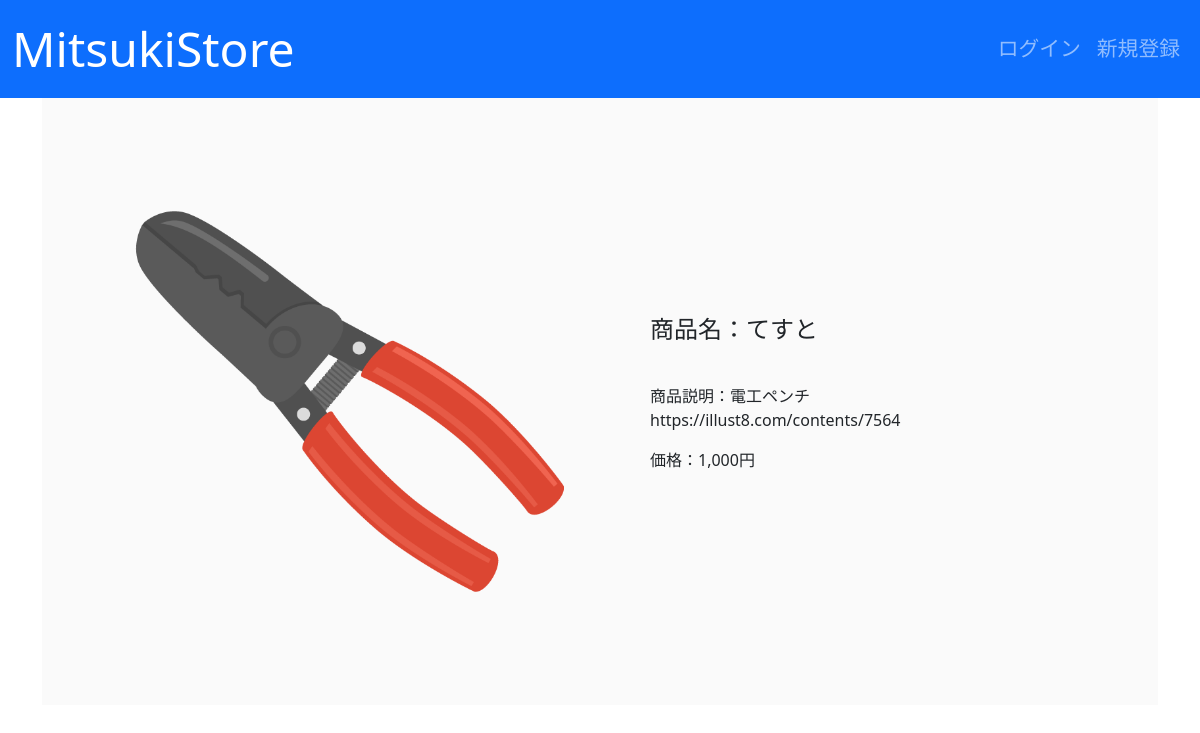
Screenshot of /product_detail/29/ with the database file from the repository.
### store_main/models.py (models this page shows, shortened)
class Product(models.Model):
    name = models.CharField(verbose_name='商品名', max_length=128)
    description = models.TextField(verbose_name='商品説明', max_length=5000,
                                   blank=True, default='')
    price = models.PositiveIntegerField(verbose_name='価格', blank=True,
                                        default=0)
    amount = models.PositiveIntegerField(verbose_name='在庫数', blank=True,
                                         default=0)
    image = models.ImageField(verbose_name='商品画像', upload_to='product', )
    code = models.CharField(verbose_name='商品コード', max_length=128, )

### main/views.py (the view, shortened to what this page needs)
# urls.py: path('product_detail/<int:product_id>/', views.product_detail,
def product_detail(request, product_id):
    product = get_object_or_404(Product, pk=product_id)
    add_cart_form = AddToCartForm()
    context = {
        'product': product,
        'add_cart_form': add_cart_form,
    }
    return render(request, template_name='main/product_detail.html',
                  context=context)

### main/templates/main/product_detail.html (shortened to what this page needs)
{% extends 'base.html' %}
{% load humanize %}
{% block content %}
<section class="wrapper">
    <div class="container">
        <div class="content">
            <div class="content-item">
                <img src="{{ product.image.url }}" class="image" style="wight: 18rem;">
            </div>
            <div class="content-item">
                <div class="text">
                    <h2 class="heading">商品名：{{ product.name }}</h2>
                    <p>商品説明：{{ product.description }}</p>
                    <p>価格：{{ product.price }}円</p>
                </div>
            </div>
        </div>
    </div>
</section>
{% endblock content %}

### static/css/style.css (style rules this page uses)
.wrapper { width:100%; background-color:#fafafa; }
.wrapper .container { max-width:1000px; margin:0px auto; padding:80px 0px; }
@media (min-width: 992px) { .wrapper .container .content { display: flex; align-items: center; justify-content: center; } }
.wrapper .content-item { width:100%; }
@media (min-width: 992px) { .wrapper .content-item { width:50%; } }
.wrapper .image { display:block; max-width:100%; margin:0px auto; }
.wrapper .text { padding:50px; }
.wrapper .text .heading { margin:0px 0px 40px 0px; font-size: 24px; font-weight: normal; }

### rows the page displays
Product: image (picture), name "てすと", description "電工ペンチ https://illust8.com/contents/7564", price "1,000"
